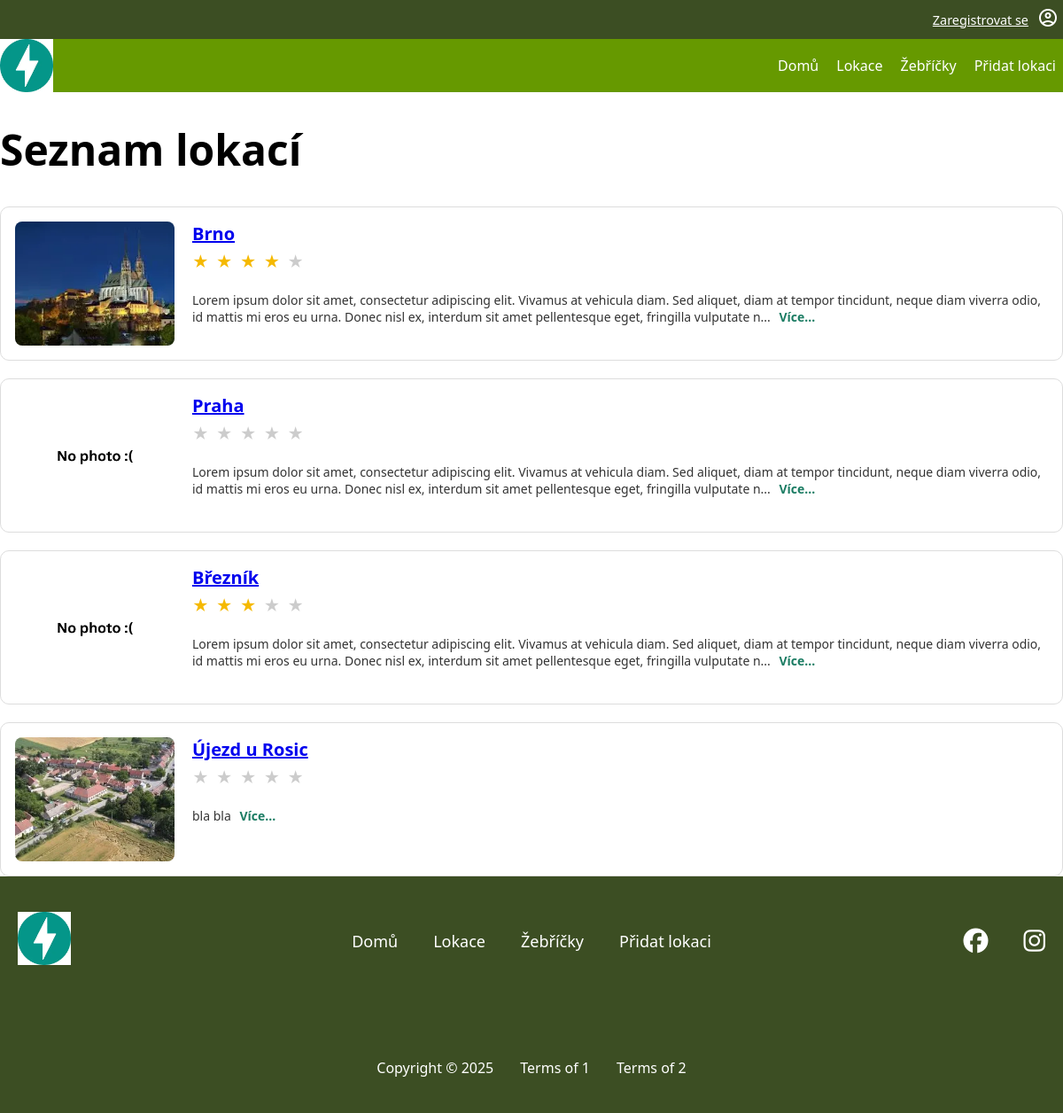
/locations, run on the app's committed database.
### tables this page shows
CREATE TABLE photo (
    id INTEGER PRIMARY KEY AUTOINCREMENT,
    name VARCHAR NOT NULL,
    alt_text VARCHAR,
    url VARCHAR NOT NULL,
    id_location INTEGER NOT NULL,
    FOREIGN KEY (id_location) REFERENCES location(id)
);

CREATE TABLE "location"
(
    id                  INTEGER
        primary key autoincrement,
    name                VARCHAR                   not null,
    description         VARCHAR,
    date_location_added TEXT default current_date not null,
    id_user             INTEGER                   not null
        references user,
    status              TEXT                      not null
);

### pages/locations.py (the view)
@router.get("/locations", name="list_locations_with_photos_rating", response_class=HTMLResponse)
async def list_locations_with_photos_rating(request: Request,svc: LocationService = Depends(locations_service)):
    locations = svc.list_locations_with_photos_rating()
    tpl = request.app.state.templates
    return tpl.TemplateResponse(
        "locations.html",
        {
            "request": request,
            "title": "Seznam lokací",
            "locations": locations,  # Seznam lokací - údaje o lokaci + fotky + Rating
        },
    )

### templates/locations.html (shortened to what this page needs)
{% extends "base.html" %}
{% block content %}
<h1>{{ title }}</h1>
<div class="locations-list">
    {% for loc in locations %}
    <div class="location-card">
        <div class="loc-thumb">
            {% if loc['photos'] %}
                <a href="{{url_for('location_detail',  location_id=loc['id']) }}">
                    <img alt="{{ loc['photos'][0]['alt_text'] }}" src="/{{ loc['photos'][0]['url'] }}">
                </a>
            {% else %}
                <img alt="No photo" src="{{url_for('static', path='img/web/noImage.webp') }}">
            {% endif %}
        </div>
        <div class="loc-body">
            <a href="{{url_for('location_detail',  location_id=loc['id']) }}">
            <h2 class="loc-title">{{ loc['name'] }}</h2>
            </a>
            <div class="loc-rating">
                {% set filled = (loc['avg_rating'] | default(0)) | int %}
                {% for i in range(1,6) %}
                    <span class="star {% if i <= filled %}filled{% endif %}">★</span>
                {% endfor %}
            </div>
            <p class="loc-desc">
                {{ loc['description'] | truncate(250, True, '...') | safe}}
                <a href="{{url_for('location_detail',  location_id=loc['id']) }}" class="more">Více...</a>
            </p>
        </div>
    </div>
    {% endfor %}
</div>
{% endblock %}

### static/css/style.css (style rules this page uses)
:root { font-family: system-ui, -apple-system, Segoe UI, Roboto, sans-serif; --background-color: white; --text-color: black; --navbar-background-color: #669900; --footer-background-color: #3c4e23; --white-text-color: white; font-size: 16px; }
html, body { margin:0; padding: 0; background: var(--background-color); width: 100%; }
h1 { font-size: 3em; }

### static/css/location.css (style rules this page uses)
.locations-list { display: flex; flex-direction: column; gap: 20px; }
.location-card { display: grid; grid-template-columns: 180px 1fr; gap: 20px; padding: 16px; background: #ffffff; border: 1px solid #ddd; border-radius: 10px; }
.loc-thumb { width: 100%; height: 140px; background: #eee; border-radius: 8px; overflow: hidden; }
.loc-thumb img { width: 100%; height: 100%; object-fit: cover; }
.loc-body { display: flex; flex-direction: column; }
.loc-title { margin: 0 0 6px 0; font-size: 20px; font-weight: 600; }
.loc-rating { display: flex; align-items: center; gap: 8px; margin-bottom: 8px; }
.star { color: #ccc; font-size: 18px; }
.star.filled { color: #f5b900; }
.loc-desc { font-size: 14px; color: #333; }
.loc-desc .more { color: #1b7c63; font-weight: 600; text-decoration: none; margin-left: 6px; }

### data on the page
photo: url (picture), name "Brno", description "Lorem ipsum dolor sit amet, consectetur adipiscing elit. Vivamus at vehicula diam. Sed aliquet, diam at tempor tincidunt, neque diam viverra odio, id mattis mi eros eu urna. Donec nisl ex, interdum sit amet pellentesque eget, fringilla vulputate n..."
location: name "Praha", description "Lorem ipsum dolor sit amet, consectetur adipiscing elit. Vivamus at vehicula diam. Sed aliquet, diam at tempor tincidunt, neque diam viverra odio, id mattis mi eros eu urna. Donec nisl ex, interdum sit amet pellentesque eget, fringilla vulputate n..."
location: name "Březník", description "Lorem ipsum dolor sit amet, consectetur adipiscing elit. Vivamus at vehicula diam. Sed aliquet, diam at tempor tincidunt, neque diam viverra odio, id mattis mi eros eu urna. Donec nisl ex, interdum sit amet pellentesque eget, fringilla vulputate n..."
photo: url (picture), name "Újezd u Rosic", description "bla bla"

### other printed values
{{ title }} "Seznam lokací"
